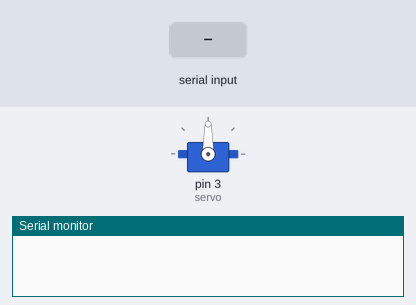
The sketch below on a simulated Arduino Uno, built with avr-gcc and run on an emulated ATmega328P. Parts: servo, the last lines printed to the serial monitor. Inputs (shaded band) come from the test bench.

Above: at 3.2 s.
3.3 s: "30,150\n" received over Serial
At 4.4 s:
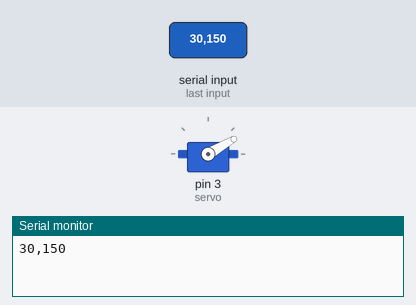
4.8 s: "5\n" received over Serial
At 5.2 s:
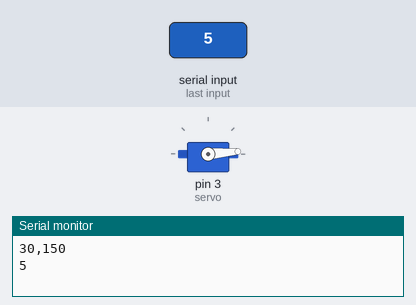
6.3 s: "200\n" received over Serial
At 7.5 s:
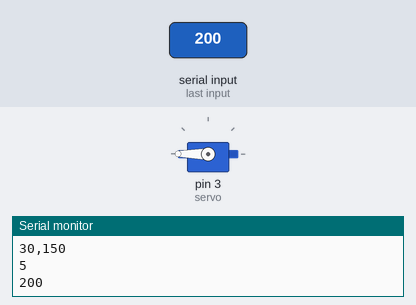
7.8 s: "90,45\n" received over Serial
At 9.0 s:
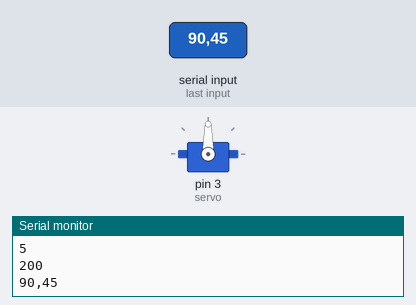
Timing chart, 0 to 10.3 s (numbered marks = the images above; inputs shaded):
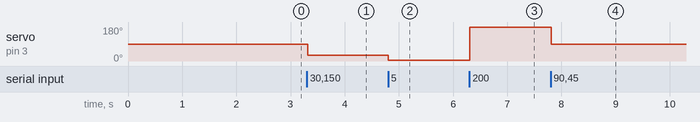

The sketch:

sketch_aug04a.ino
```cpp
#include <Servo.h>
String str = "Hello world!";
Servo servo;
int angle;
void setup() {
  // put your setup code here, to run once:
  Serial.begin(9600);
  servo.attach(3);
  servo.write(90);
  delay(2000);
}

void loop() {
  // put your main code here, to run repeatedly:
     // Make servo go to 0 degrees

  str = parseString();
  if(str == "") {
    return;
  }
  Serial.println(str);
  angle = str.toInt();
  servo.write(angle);

  //servo.write(50);
  //delay(1000);
  // Make servo go to 90 degrees
  //servo.write(0);
  //delay(1000);
}

String parseString(){
  String str ;
  while(Serial.available()>0){
    str +=char(Serial.read());
    delay(2);
  }
  return str;
}
```

Measured:
- after the input at 3.3 s, servo on pin 3 (servo): 90° → 30° at once
- after the input at 4.8 s, servo on pin 3 (servo): 30° → 5° at once
- after the input at 6.3 s, servo on pin 3 (servo): 5° → 180° at once
- after the input at 7.8 s, servo on pin 3 (servo): 180° → 90° at once
